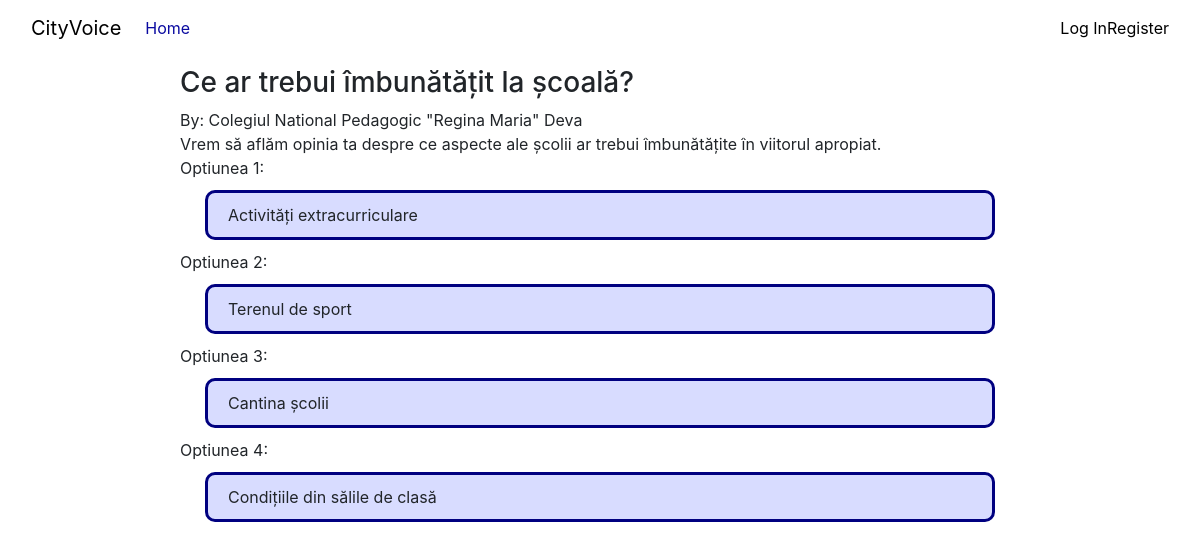
The page /poll/1 on the database its author committed.
### citysay/models.py (models this page shows, shortened)
class Poll(models.Model):
    creator = models.ForeignKey(User, on_delete=models.CASCADE)
    title = models.CharField(max_length=200)
    description = models.CharField(max_length=2000)
    institution = models.ForeignKey(Institution, null=True, blank=True, on_delete=models.SET_NULL)

class Institution(models.Model):
    code = models.CharField(max_length=10, unique=True)
    name = models.CharField(max_length=200)

class Option(models.Model):
    poll = models.ForeignKey(Poll, on_delete=models.CASCADE)
    title = models.CharField(max_length=400)
    number = models.IntegerField(default=0)
    votes = models.ManyToManyField(User, blank=True, related_name="option")

### citysay/views.py (the view, shortened to what this page needs)
# urls.py: path("poll/<int:poll_id>", views.poll, name="poll"),
def poll(request, poll_id):
    try:
        selected_poll = Poll.objects.get(id=poll_id)
    except Poll.DoesNotExist:
        return HttpResponse("Poll not found", status=404)
    options = Option.objects.filter(poll=selected_poll).order_by("number")
    total_votes = 0
    if not selected_poll:
        return redirect("polls")
    user_voted = False
    return render(request, "citysay/poll.html",{
        "poll": selected_poll,
        "options": options,
        "user_voted": user_voted,
        "total_votes": total_votes,
    })

### citysay/templates/citysay/poll.html (shortened to what this page needs)
{% extends "citysay/layout.html" %}
{% load static %}
{% block body %}
<div class="poll">
    <h3 class="poll-title">{{ poll.title }}</h3>
    <div class="poll-institution">By: {{ poll.institution.name }}</div>
    <div class="poll-descrition">
        {{ poll.description }}
    </div>
    {% if user.is_authenticated %}
        {% if not user_voted %}
        <div class="poll-options-container">
            {% for option in options %}
            <div class="option-number">Optiunea {{ option.number }}:</div>
            <a href="{% url 'vote' poll.id option.id %}">
                <div class="option-card d-flex flex-row">
                    <div class="option-title">{{ option.title }}</div>
                </div>
            </a>
            {% endfor %}
        </div>
        {% else %}
            <div class="poll-options-container">
                <div class="poll-voted">You have already voted!</div>
                <div class="poll-voted-text">Here are the results:</div>
                {% for option in options %}
                <div class="option-number">Optiunea {{ option.number }}:</div>
                <div class="option-card d-flex flex-row">
                    <div class="option-title">{{ option.title }}</div>
                </div>
                <div class="num_votes">Voturi: {{ option.vote_count }}</div>
                {% endfor %}
                <div class="total-num-votes">Numar total de voturi: {{ total_votes }}</div>
            </div>
        {% endif %}
    {% else %}
            <div class="poll-options-container">
                {% for option in options %}
                <div class="option-number">Optiunea {{ option.number }}:</div>
                <div class="option-card d-flex flex-row">
                    <div class="option-title">{{ option.title }}</div>
                </div>
                {% endfor %}
            </div>
    {% endif %}
</div>
{% endblock %}

### citysay/static/css/styles.css (style rules this page uses)
.option-card { margin: 10px 25px; padding: 10px 20px; background-color: rgb(216, 220, 255); border: 3px solid navy; border-radius: 10px; }

### rows shown on the page
Poll: title "Ce ar trebui îmbunătățit la școală?", institution.name "Colegiul National Pedagogic \"Regina Maria\" Deva", description "Vrem să aflăm opinia ta despre ce aspecte ale școlii ar trebui îmbunătățite în viitorul apropiat."
Option: number "1", title "Activități extracurriculare"
Option: number "2", title "Terenul de sport"
Option: number "3", title "Cantina școlii"
Option: number "4", title "Condițiile din sălile de clasă"
